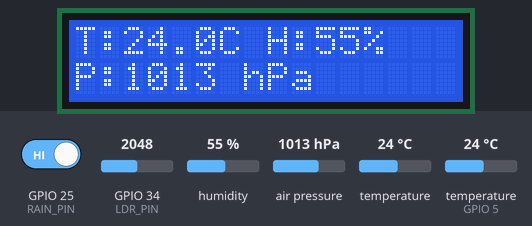
A sketch run on a simulated ESP32. Shown: 16×2 character LCD. The test bench sets the inputs (shaded band); at power-on: GPIO 25 (RAIN_PIN) HIGH, humidity 55 %, air pressure 1013 hPa, GPIO 34 (LDR_PIN) = 2048, temperature 24 °C, temperature (sensor on GPIO 5) 24 °C (analog values on the 0–4095 scale). WiFi joins after 1.5 s; servers stay silent unless stated; uploads are accepted with an empty reply; what the sketch prints to the serial monitor is not drawn.

Above: at 7.3 s.
7.4 s: GPIO 25 (RAIN_PIN) driven LOW
At 9.5 s:
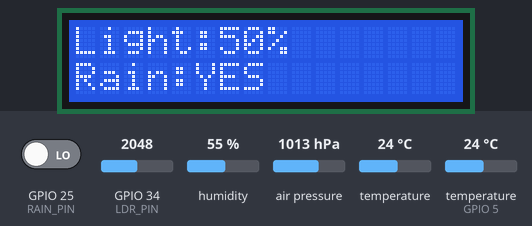
13.3 s: GPIO 25 (RAIN_PIN) driven HIGH
At 15.1 s:
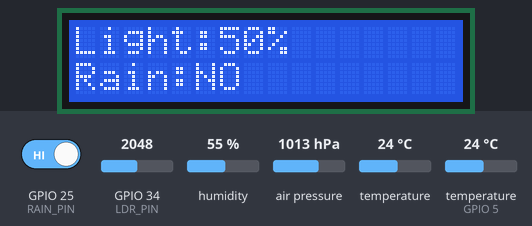
17.9 s: humidity set to 22 %
At 19.7 s:
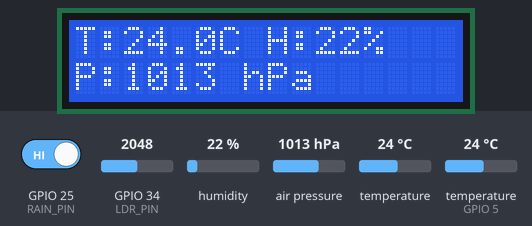
22.0 s: air pressure set to 952 hPa
At 25.2 s:
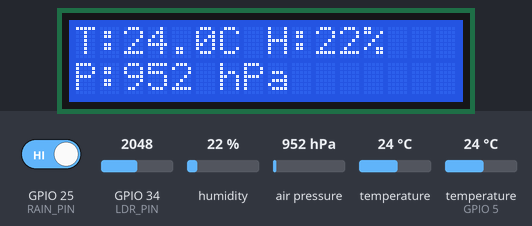
27.9 s: GPIO 34 (LDR_PIN) set to 2866
At 33.6 s:
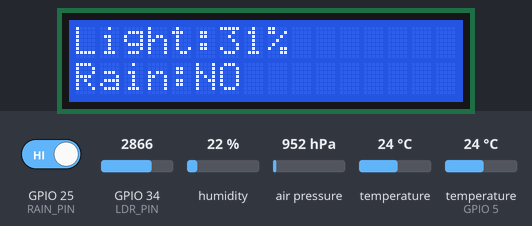
33.8 s: temperature (sensor 0) set to 12 °C
At 37.4 s:
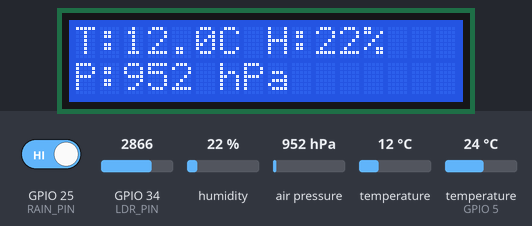
Timing chart, 0 to 38.9 s (numbered marks = the images above; inputs shaded):
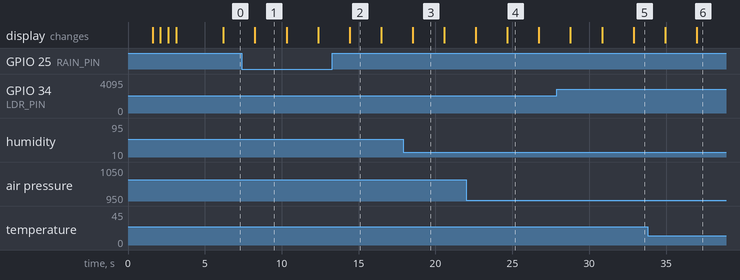

Measured:
- after the input at 7.4 s, the display: changes after 0.86 s (image 1)
- after the input at 13.3 s, the display: changes after 1.1 s (image 2)
- what the display in image 1 shows lasts 2.0 s, from 8.3 s to 10.3 s
- what the display in image 3 shows lasts 2.1 s, from 18.5 s to 20.6 s

The sketch:

local_weather.ino
```cpp
#include "DHT.h"
#include <Adafruit_BMP280.h>
#include <Adafruit_Sensor.h>
#include <ArduinoJson.h>
#include <HTTPClient.h>
#include <LiquidCrystal_I2C.h>
#include <WiFi.h>
#include <Wire.h>

// ================= CONFIG =================
#define SEALEVELPRESSURE_HPA 1013.25

#define DHTPIN 5
#define DHTTYPE DHT11
#define RAIN_PIN 25
#define LDR_PIN 34

// ================= SERVER CONFIG =================
const char* serverDomain = "weathermonitor.work.gd";
const char* submitEndpoint = "https://weathermonitor.work.gd/api/submit_data.php";
const char* fetchEndpoint = "https://weathermonitor.work.gd/api/get_data.php?mode=current";

// ================= OBJECTS =================
LiquidCrystal_I2C lcd(0x27, 16, 2);
Adafruit_BMP280 bmp;
DHT dht(DHTPIN, DHTTYPE);

// ================= WIFI =================
const char* ssid = "MM-227";
const char* password = "Galib@cse";

// ================= VARIABLES =================
float temperature, pressure;
float humidity;
int rainStatus;
int ldrValue;
int lightPercent;

unsigned long lastSensorRead = 0;
unsigned long lastServerPost = 0;
unsigned long sensorInterval = 2000; // Read sensors every 2 seconds
unsigned long serverInterval = 30000; // Post to server every 30 seconds

int lcdPage = 0;
bool dataPostedSuccessfully = false;

// ================= FUNCTIONS =================
void readSensors()
{
    temperature = bmp.readTemperature();
    pressure = bmp.readPressure() / 100.0F;

    humidity = dht.readHumidity();
    if (isnan(humidity))
        humidity = 0;

    rainStatus = digitalRead(RAIN_PIN);

    // LDR Reading (0-4095 -> 0-100%)
    ldrValue = analogRead(LDR_PIN);
    lightPercent = 100 - (ldrValue * 100) / 4095;

    Serial.println("Sensors Read:");
    Serial.printf("  Temp: %.1f°C | Humidity: %.1f%% | Pressure: %.1f hPa\n",
        temperature, humidity, pressure);
    Serial.printf("  Light: %d%% | Rain: %s\n",
        lightPercent, (rainStatus == LOW ? "YES" : "NO"));
}

bool postDataToServer()
{
    if (WiFi.status() != WL_CONNECTED) {
        Serial.println("WiFi not connected!");
        return false;
    }

    HTTPClient http;
    http.begin(submitEndpoint);
    http.addHeader("Content-Type", "application/json");

    // Create JSON payload
    StaticJsonDocument<256> doc;
    doc["temperature"] = temperature;
    doc["humidity"] = humidity;
    doc["light"] = lightPercent;
    doc["pressure"] = pressure;
    doc["rain"] = (rainStatus == LOW ? 100 : 0); // 100 = raining, 0 = no rain
    doc["device_id"] = "ESP32-01";

    String jsonData;
    serializeJson(doc, jsonData);

    Serial.println("Posting to server...");
    Serial.println(jsonData);

    int httpResponseCode = http.POST(jsonData);

    if (httpResponseCode > 0) {
        String response = http.getString();
        Serial.printf("Response Code: %d\n", httpResponseCode);
        Serial.println("Response: " + response);
        http.end();
        return (httpResponseCode == 201 || httpResponseCode == 200);
    } else {
        Serial.printf("Error: %s\n", http.errorToString(httpResponseCode).c_str());
        http.end();
        return false;
    }
}

void fetchDataFromServer()
{
    if (WiFi.status() != WL_CONNECTED) {
        return;
    }

    HTTPClient http;
    http.begin(fetchEndpoint);

    int httpResponseCode = http.GET();

    if (httpResponseCode == 200) {
        String response = http.getString();

        // Parse JSON response (optional - for display purposes)
        StaticJsonDocument<512> doc;
        DeserializationError error = deserializeJson(doc, response);

        if (!error && doc["success"]) {
            Serial.println("Latest data from server:");
            Serial.printf("  Temp: %.1f°C | Humidity: %.1f%%\n",
                doc["data"]["temperature"].as<float>(),
                doc["data"]["humidity"].as<float>());
        }
    }

    http.end();
}

void updateLCD()
{
    lcd.clear();

    if (lcdPage == 0) {
        lcd.setCursor(0, 0);
        lcd.print("T:");
        lcd.print(temperature, 1);
        lcd.print("C H:");
        lcd.print(humidity, 0);
        lcd.print("%");

        lcd.setCursor(0, 1);
        lcd.print("P:");
        lcd.print(pressure, 0);
        lcd.print(" hPa");
    } else if (lcdPage == 1) {
        lcd.setCursor(0, 0);
        lcd.print("Light:");
        lcd.print(lightPercent);
        lcd.print("%");

        lcd.setCursor(0, 1);
        lcd.print("Rain:");
        lcd.print(rainStatus == LOW ? "YES" : "NO");
    } else if (lcdPage == 2) {
        lcd.setCursor(0, 0);
        if (WiFi.status() == WL_CONNECTED) {
            lcd.print("Server: ");
            lcd.print(dataPostedSuccessfully ? "OK" : "ERR");
        } else {
            lcd.print("WiFi: OFFLINE");
        }

        lcd.setCursor(0, 1);
        lcd.print("weathermonitor");
    }

    lcdPage++;
    if (lcdPage > 2)
        lcdPage = 0;
}

// ================= SETUP =================
void setup()
{
    Serial.begin(115200);

    // ESP32 ADC Configuration
    analogReadResolution(12);
    analogSetPinAttenuation(LDR_PIN, ADC_11db);

    // LCD Initialization
    lcd.init();
    lcd.backlight();
    lcd.setCursor(0, 0);
    lcd.print("Weather Station");
    lcd.setCursor(0, 1);
    lcd.print("Starting...");
    delay(1500);
    lcd.clear();

    // BMP280 Initialization
    if (!bmp.begin(0x76)) {
        lcd.print("BMP280 Error!");
        Serial.println("BMP280 initialization failed!");
        while (1)
            delay(10);
    }

    // DHT11 Initialization
    dht.begin();
    pinMode(RAIN_PIN, INPUT);

    Serial.println("\n=== ESP32 Weather Station ===");
    Serial.printf("Server: %s\n", serverDomain);

    // WiFi Connection
    lcd.setCursor(0, 0);
    lcd.print("Connecting WiFi");
    Serial.print("Connecting to WiFi");

    WiFi.begin(ssid, password);

    int retry = 0;
    while (WiFi.status() != WL_CONNECTED && retry < 30) {
        delay(500);
        Serial.print(".");
        lcd.setCursor(retry % 16, 1);
        lcd.print(".");
        retry++;
    }

    lcd.clear();

    if (WiFi.status() == WL_CONNECTED) {
        lcd.setCursor(0, 0);
        lcd.print("WiFi Connected!");
        lcd.setCursor(0, 1);
        lcd.print(WiFi.localIP());

        Serial.println("\nWiFi Connected!");
        Serial.print("IP Address: ");
        Serial.println(WiFi.localIP());
        Serial.printf("Server: %s\n", serverDomain);
    } else {
        lcd.setCursor(0, 0);
        lcd.print("WiFi Failed!");
        lcd.setCursor(0, 1);
        lcd.print("Offline Mode");
        Serial.println("\nWiFi connection failed - Running offline");
    }

    delay(3000);
    lcd.clear();

    // Initial sensor reading
    readSensors();
}

// ================= LOOP =================
void loop()
{
    // Read sensors at regular intervals
    if (millis() - lastSensorRead >= sensorInterval) {
        readSensors();
        updateLCD();
        lastSensorRead = millis();
    }

    // Post data to server at regular intervals
    if (millis() - lastServerPost >= serverInterval) {
        if (WiFi.status() == WL_CONNECTED) {
            dataPostedSuccessfully = postDataToServer();

            // Optionally fetch latest data from server
            // fetchDataFromServer();
        } else {
            Serial.println("WiFi disconnected. Attempting reconnection...");
            WiFi.reconnect();
        }
        lastServerPost = millis();
    }
}
```
